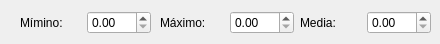
        <widget class="QWidget" name="page_23">
         <widget class="QWidget" name="layoutWidget_54">
          <property name="geometry">
           <rect>
            <x>20</x>
            <y>10</y>
            <width>131</width>
            <height>25</height>
           </rect>
          </property>
          <layout class="QHBoxLayout" name="horizontalLayout_74">
           <item>
            <widget class="QLabel" name="label_91">
             <property name="text">
              <string>Mímino:</string>
             </property>
            </widget>
           </item>
           <item>
            <widget class="QDoubleSpinBox" name="d3trimin">
             <property name="maximum">
              <double>999.990000000000009</double>
             </property>
            </widget>
           </item>
          </layout>
         </widget>
         <widget class="QWidget" name="layoutWidget_55">
          <property name="geometry">
           <rect>
            <x>160</x>
            <y>10</y>
            <width>134</width>
            <height>25</height>
           </rect>
          </property>
          <layout class="QHBoxLayout" name="horizontalLayout_75">
           <item>
            <widget class="QLabel" name="label_92">
             <property name="text">
              <string>Máximo:</string>
             </property>
            </widget>
           </item>
           <item>
            <widget class="QDoubleSpinBox" name="d3trimax">
             <property name="maximum">
              <double>999.990000000000009</double>
             </property>
            </widget>
           </item>
          </layout>
         </widget>
         <widget class="QWidget" name="layoutWidget_56">
          <property name="geometry">
           <rect>
            <x>300</x>
            <y>10</y>
            <width>131</width>
            <height>25</height>
           </rect>
          </property>
          <layout class="QHBoxLayout" name="horizontalLayout_76">
           <item>
            <widget class="QLabel" name="label_93">
             <property name="text">
              <string>Media:</string>
             </property>
            </widget>
           </item>
           <item>
            <widget class="QDoubleSpinBox" name="d3trimed">
             <property name="maximum">
              <double>999.990000000000009</double>
             </property>
            </widget>
           </item>
          </layout>
         </widget>
        </widget>
